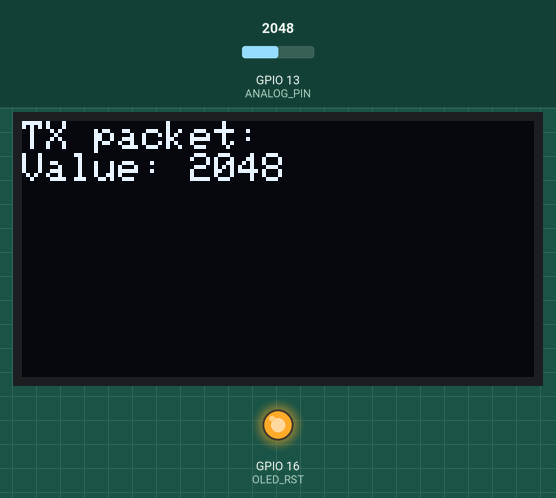
This program was run on a simulated ESP32. On the bench: 128×64 one-colour display, output pins drawn as LEDs (lit = HIGH). The test bench sets the inputs (shaded band); at power-on: GPIO 13 (ANALOG_PIN) = 2048. No radio packets arrive unless stated; what the program prints to the serial monitor is not drawn.

Above: at 1.2 s.
1.3 s: GPIO 13 (ANALOG_PIN) set to 2866
At 2.7 s:
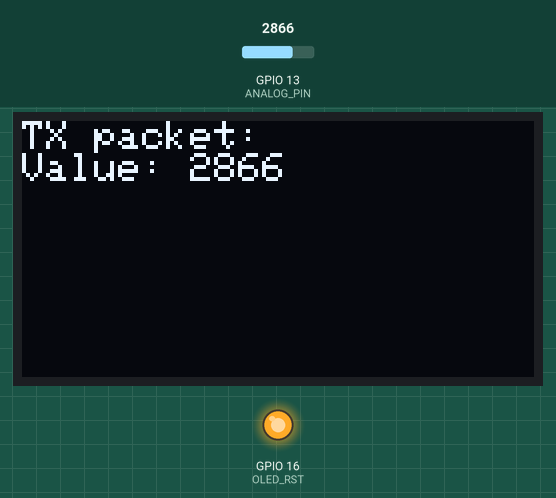
3.4 s: GPIO 13 (ANALOG_PIN) set to 3603
At 4.8 s:
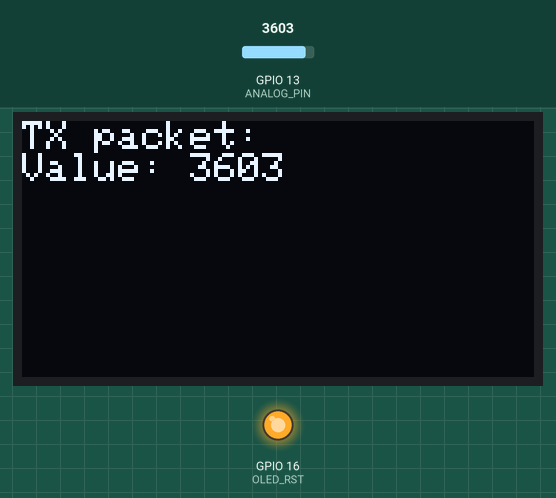
5.1 s: GPIO 13 (ANALOG_PIN) set to 4095
At 5.9 s:
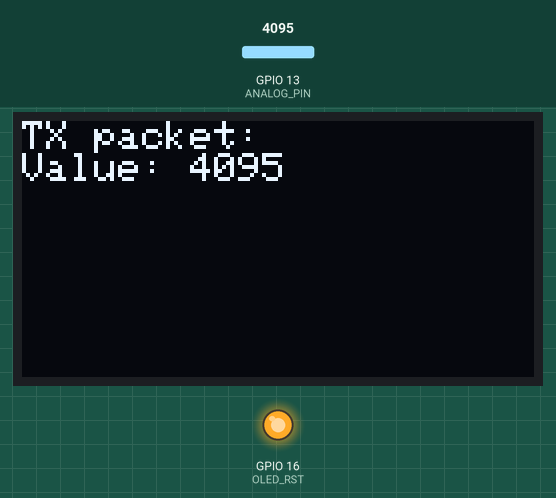
Timing chart, 0 to 8.1 s (numbered marks = the images above; inputs shaded):
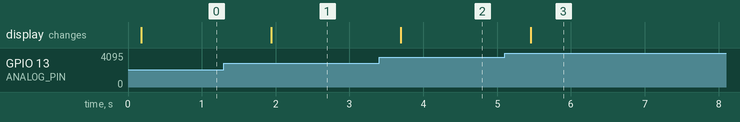

The program:

main.cpp
```cpp
#include <Arduino.h>

//Libraries for LoRa
#include <SPI.h>
#include <LoRa.h>

//Libraries for OLED Display
#include <Wire.h>
#include <Adafruit_GFX.h>
#include <Adafruit_SSD1306.h>

//define the pins used by the LoRa transceiver module
#define SCK 5
#define MISO 19
#define MOSI 27
#define SS 18
#define RST 14
#define DIO0 26

//433E6 for Asia
//866E6 for Europe
//915E6 for North America
#define BAND 866E6

//OLED pins
#define OLED_SDA 4
#define OLED_SCL 15
#define OLED_RST 16
#define SCREEN_WIDTH 128 // OLED display width, in pixels
#define SCREEN_HEIGHT 64 // OLED display height, in pixels

#define ANALOG_PIN 13

Adafruit_SSD1306 display(SCREEN_WIDTH, SCREEN_HEIGHT, &Wire, OLED_RST);

void printToScreen(String firstLine, String secondLine, String thirdLine, String fourthLine){
  display.clearDisplay();
  display.setTextSize(1);
  display.setTextColor(WHITE);
  display.setCursor(0,0);
  display.println(firstLine);
  display.println(secondLine);
  display.println(thirdLine);
  display.println(fourthLine);
  display.display();
}

void setup() {
  //initialize Serial Monitor
  Serial.begin(115200);

  //initialize OLED
  pinMode(OLED_RST, OUTPUT);
  digitalWrite(OLED_RST, LOW);
  delay(20);
  digitalWrite(OLED_RST, HIGH);
  Wire.begin(OLED_SDA, OLED_SCL);
  if(!display.begin(SSD1306_SWITCHCAPVCC, 0x3c, false, false)) { // Address 0x3C for 128x32
    Serial.println(F("SSD1306 allocation failed"));
    for(;;); // Don't proceed, loop forever
  }

  printToScreen("LORA SENDER", "TEST", "", "");

  Serial.println("LoRa Sender Test");

  //SPI LoRa pins
  SPI.begin(SCK, MISO, MOSI, SS);
  //setup LoRa transceiver module
  LoRa.setPins(SS, RST, DIO0);

  if (!LoRa.begin(BAND)) {
    Serial.println("Starting LoRa failed!");
    while (1);
  }
}

void loop() {
  int analogValue = analogRead(ANALOG_PIN);

  LoRa.beginPacket();
  LoRa.print(analogValue);
  LoRa.endPacket();

  printToScreen("TX packet: ", "Value: "+String(analogValue),"", "");

  delay(500);
}
```

Measured:
- after the input at 1.3 s, the display: changes after 0.64 s (image 1)
- after the input at 3.4 s, the display: changes after 0.30 s (image 2)
- after the input at 5.1 s, the display: changes after 0.35 s (image 3)
